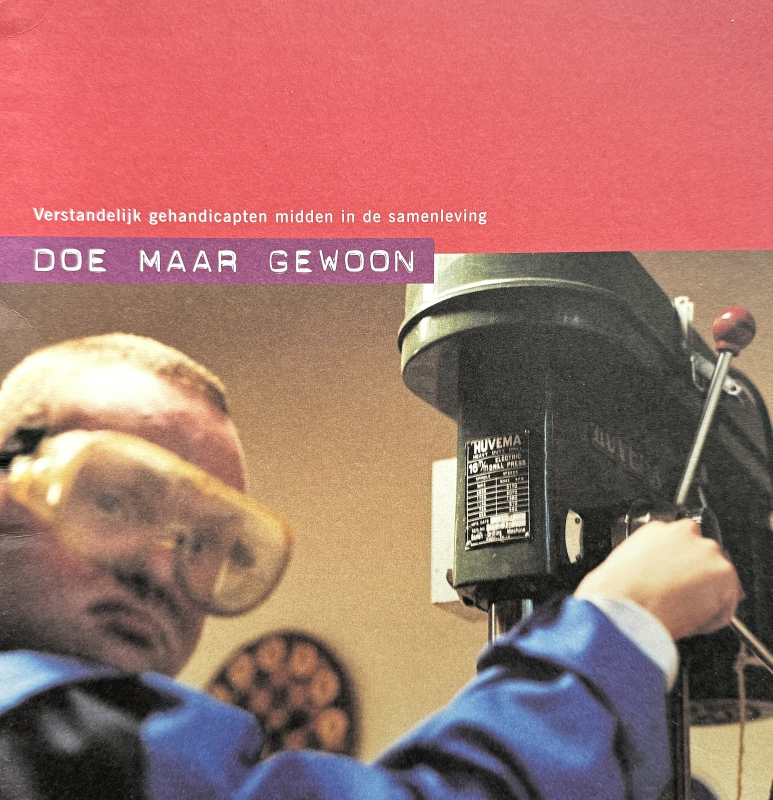
#> input picture web/pages/IMG_9724.jpg, 1545 x 1600 px (shown at 1/2 size); its folder holds 4 pictures in this run
$ python process.py web/pages/IMG_9724.jpg
#> lines starting #> are read from the running program, lines starting #| are printed output that depends on the picture
"""Rechtzetten + beeldverbetering van de boekpagina's.

Stappen per pagina:
  1. perspectief rechtzetten op de gevonden paginahoeken (volle resolutie)
  2. randjes achtergrond wegsnijden; omslagen bijsnijden tot dezelfde verhouding
  3. belichting egaliseren: glad lichtveld geschat uit het papier zelf (wit + rood + magenta vel,
     elk met eigen kleurwaarde), alleen een brede gradiënt; inhoud blijft onaangetast
  4. witbalans + belichting: papier naar één consistente licht warme gebroken-wit tint;
     pagina's zonder wit papier ijken op het rode/magenta papier van de rest van het boek
  5. zwartpunt (sluier van strooilicht/glans weg), lichte S-curve en vibrance
  6. ruisonderdrukking: kleurruis sterk, luminantie licht (papierstructuur blijft)
  7. volle resolutie bewaren + webversie (verkleind met anti-aliasing en licht verscherpt)

Gebruik:  python process.py analyse        -> stats.json
          python process.py render [namen] -> verbeterde pagina's + webpagina's
"""
import os, sys, json
import numpy as np
import cv2

HERE = os.path.dirname(os.path.abspath(__file__))
SRC = os.path.join(HERE, '..', "losse foto's")
OUT_FULL = os.path.join(HERE, '..', "verbeterde pagina's (volle resolutie)")
OUT_WEB = os.path.join(HERE, 'web', 'pages')
OUT_HD = os.path.join(HERE, 'web', 'pages-hd')   # leesweergave (inzoomen op telefoon)
HD_W = 2400
OUT_CMP = os.path.join(HERE, 'vergelijk')

OUT_W, OUT_H = 1545, 1600          # webformaat (verhouding ~0,966 = mediane paginaverhouding)
ASPECT = OUT_W / OUT_H
PAPER_TARGET = np.array([236, 234, 227], np.float32)   # sRGB (R,G,B): licht warm gebroken wit
BLACK_TARGET = 20.0                                     # sRGB-waarde voor de donkerste inkt
CROP_TO_ASPECT = {'IMG_9724', 'IMG_9725', 'IMG_9799'}  # omslagen en binnenkant omslag
KEEP_BALANCE = {'IMG_9724', 'IMG_9799'}                 # buitenomslag (glanzend karton)
LUMA_W = np.array([0.0722, 0.7152, 0.2126], np.float32)  # BGR


# ---------- kleurruimte ----------
def srgb_to_lin(v):
    v = v.astype(np.float32) / 255.0
    return np.where(v <= 0.04045, v / 12.92, ((v + 0.055) / 1.055) ** 2.4).astype(np.float32)


def lin_to_srgb(v):
    v = np.clip(v, 0, None)
    s = np.where(v <= 0.0031308, v * 12.92, 1.055 * np.power(v, 1 / 2.4) - 0.055)
    return np.clip(s * 255.0, 0, 255).astype(np.float32)


# ---------- geometrie ----------
def load_full(name):
    fn = [f for f in os.listdir(SRC) if f.split('.')[0] == name][0]
    return cv2.imdecode(np.fromfile(os.path.join(SRC, fn), np.uint8), cv2.IMREAD_COLOR)


def warp_page(img, corners1400):
    h, w = img.shape[:2]
    s = w / 1400.0
    c = np.array(corners1400, np.float32) * s
    wn = int(round((np.linalg.norm(c[1] - c[0]) + np.linalg.norm(c[2] - c[3])) / 2))
    hn = int(round((np.linalg.norm(c[3] - c[0]) + np.linalg.norm(c[2] - c[1])) / 2))
    dst = np.array([[0, 0], [wn - 1, 0], [wn - 1, hn - 1], [0, hn - 1]], np.float32)
    M = cv2.getPerspectiveTransform(c, dst)
    return cv2.warpPerspective(img, M, (wn, hn), flags=cv2.INTER_LANCZOS4, borderMode=cv2.BORDER_REPLICATE)


def sliver_trim(page, max_frac=0.012):
    """Snij smalle donkere randjes (graniet/schaduw van onderliggende vellen) weg."""
    g = cv2.cvtColor(page, cv2.COLOR_BGR2GRAY).astype(np.float32)
    H, W = g.shape
    trims = {}
    for side in ('top', 'bottom', 'left', 'right'):
        if side in ('top', 'bottom'):
            band = g if side == 'top' else g[::-1]
            n = int(H * max_frac) + 1
            segs = np.array_split(np.arange(int(W * 0.08), int(W * 0.92)), 12)
            profs = [band[:n + 40, s].mean(axis=1) for s in segs]
        else:
            band = g if side == 'left' else g[:, ::-1]
            n = int(W * max_frac) + 1
            segs = np.array_split(np.arange(int(H * 0.08), int(H * 0.92)), 12)
            profs = [band[s, :n + 40].mean(axis=0) for s in segs]
        ts = []
        for prof in profs:
            ref = np.median(prof[n:n + 40])
            dark = prof[:n] < 0.82 * ref
            t = 0
            while t < n and dark[t]:
                t += 1
            ts.append(t)
        trims[side] = int(np.median(ts))
    t, b, l, r = trims['top'], trims['bottom'], trims['left'], trims['right']
    return page[t:H - b if b else H, l:W - r if r else W], trims


def crop_aspect(page):
    H, W = page.shape[:2]
    if W / H > ASPECT:
        nw = int(round(H * ASPECT)); x0 = (W - nw) // 2
        return page[:, x0:x0 + nw]
    nh = int(round(W / ASPECT)); y0 = (H - nh) // 2
    return page[y0:y0 + nh]


def repair_edges(page, spine):
    """Dunne donkere randjes en lijnen langs de buitenranden (omgekrulde hoek, papierrand van een
    onderliggend vel, graniet, rood omslag eronder) wegsnijden: per buitenrand de diepste lijn
    zoeken die evenwijdig aan de rand loopt en net daarbinnen afsnijden. Kost hooguit ~1,2% lege
    papiermarge en geeft geen retoucheersporen."""
    H, W = page.shape[:2]
    band = max(8, int(round(0.025 * min(H, W))))       # zoekzone ~2,5% van de pagina
    probe = band + max(4, band // 4)
    L = cv2.cvtColor(page, cv2.COLOR_BGR2LAB)[..., 0].astype(np.float32)
    Ls = cv2.GaussianBlur(L, (0, 0), 1.0)
    near = max(3, int(0.0015 * min(H, W)))              # lijnen mogen iets schuin lopen
    cut = {}
    for e in ('top', 'bottom', 'left', 'right'):
        if e == spine:
            continue
        if e in ('top', 'bottom'):
            strip = Ls[:probe + 3] if e == 'top' else Ls[::-1][:probe + 3]
        else:
            strip = (Ls[:, :probe + 3] if e == 'left' else Ls[:, ::-1][:, :probe + 3]).T
        ref = cv2.blur(strip[probe:probe + 3].mean(0, keepdims=True), (31, 1))   # papier iets naar binnen
        # licht papier: ook lichte lijnen tellen; gekleurd papier (rood/paars vel): alleen echt donker (graniet)
        st = strip[:probe]
        dark = (((st < 0.9 * ref) & (ref > 150)) | ((st < 0.55 * ref) & (ref > 90))).astype(np.uint8)
        dark[band:] = 0
        # schuine lijnen aaneensluiten, dan alleen houden wat over een flink stuk langs de rand loopt
        dark = cv2.dilate(dark, np.ones((2 * near + 1, 1), np.uint8))
        klen = max(15, int(0.04 * strip.shape[1]))
        dark = cv2.morphologyEx(dark, cv2.MORPH_OPEN, np.ones((1, klen), np.uint8)) > 0
        dark[band:] = False
        has = dark.any(axis=0)
        if has.mean() < 0.04:
            cut[e] = 0
            continue
        deep = band - np.argmax(dark[:band][::-1], axis=0)
        cut[e] = int(min(band, np.percentile(deep[has], 98) + 2))
    t, b, l, r = (cut.get(k, 0) for k in ('top', 'bottom', 'left', 'right'))
    # verhouding behouden: wat er aan de ene kant af gaat, gaat ook van de andere buitenrand af
    h2, w2 = H - t - b, W - l - r
    want = W / H
    if w2 / h2 > want + 1e-4:                       # te breed: extra van de buitenzijde
        extra = int(round(w2 - h2 * want))
        if spine == 'left': r += extra
        elif spine == 'right': l += extra
        else: l += extra // 2; r += extra - extra // 2
    elif w2 / h2 < want - 1e-4:                     # te smal: extra van boven/onder
        extra = int(round(h2 - w2 / want))
        t += extra // 2; b += extra - extra // 2
    cut = {'top': t, 'bottom': b, 'left': l, 'right': r}
    return page[t:H - b, l:W - r], cut


SPINE = {}   # naam -> 'left' / 'right' / None (omslagen), gevuld vanuit quads_refined.json


def geometry(name, corners):
    page = warp_page(load_full(name), corners)
    page, trims = sliver_trim(page)
    if name in CROP_TO_ASPECT:
        page = crop_aspect(page)
    page, _ = repair_edges(page, SPINE.get(name))
    return page, trims


# ---------- analyse ----------
# [18 lines left out: function paper_classes, not called in this run]


def design(x, y, deg):
    cols = []
    for d in range(1, deg + 1):
        for i in range(d + 1):
            cols.append((x - .5) ** (d - i) * (y - .5) ** i)
    return np.stack(cols, 1) if cols else np.zeros((len(x), 0))


# [44 lines left out: function fit_light, not called in this run]


def light_gain(field, H, W):
    """Vermenigvuldigingskaart (volle grootte) die het lichtveld vlak trekt; geen extrapolatie buiten
    het gemeten bereik."""
    if field is None:
        return None
    gx, gy = np.meshgrid(np.linspace(0, 1, 96), np.linspace(0, 1, 96))
    F = design(gx.ravel(), gy.ravel(), field['deg']) @ np.array(field['poly'])
    F = np.clip(F, field['lo'] - 0.02, field['hi'] + 0.02).reshape(96, 96)
    ref = (field['lo'] + field['hi']) / 2
    G = np.clip(np.exp(-(F - ref)), 0.8, 1.25).astype(np.float32)
    return cv2.resize(G, (W, H), interpolation=cv2.INTER_CUBIC)


# [55 lines left out: functions class_medians, analyse_one, compute_gains, not called in this run]


def tone(lin, dark_lin, paper_lin):
    """Zwartpunt naar BLACK_TARGET met papier vast (op luminantie, kleurverhoudingen blijven gelijk);
    daarna milde S-curve en vibrance (in sRGB/Lab)."""
    b_t = float(srgb_to_lin(np.array([BLACK_TARGET]))[0])
    # alleen als er echt donkere inkt/schaduw is (sRGB < ~75); maximaal tot sRGB ~60 optrekken
    if dark_lin < 0.07:
        B = min(dark_lin, 0.045)
        if B > b_t:
            Y = lin @ LUMA_W
            k = (paper_lin - b_t) / (paper_lin - B)
            Yn = np.where(Y > B, (Y - B) * k + b_t, Y * (b_t / B))
            lin = lin * (Yn / np.maximum(Y, 1e-5))[..., None]
    s = lin_to_srgb(lin) / 255.0
    # milde S-curve rond het middengrijs; papier (~0,92) en zwart blijven vrijwel gelijk
    s = np.clip(s, 0, 1)
    s = s + 0.06 * np.sin(np.pi * s) * (s - 0.5) * 2 * (1 - s) * 1.6
    s8 = np.clip(s * 255, 0, 255).astype(np.uint8)
    lab = cv2.cvtColor(s8, cv2.COLOR_BGR2LAB).astype(np.float32)
    a = lab[..., 1] - 128; b = lab[..., 2] - 128
    c = np.hypot(a, b)
    boost = 1 + 0.10 * np.clip(1 - c / 45, 0, 1)        # vibrance: alleen weinig verzadigde (foto)kleuren
    lab[..., 1] = 128 + a * boost; lab[..., 2] = 128 + b * boost
    return cv2.cvtColor(np.clip(lab, 0, 255).astype(np.uint8), cv2.COLOR_LAB2BGR)


def denoise(bgr8, strong=False):
    ycc = cv2.cvtColor(bgr8, cv2.COLOR_BGR2YCrCb)
    y, cr, cb = cv2.split(ycc)
    # kleurruis: randbehoudend gladstrijken van de chroma, gestuurd door de luminantie
    cr = cv2.ximgproc.guidedFilter(y, cr, 4, 40) if hasattr(cv2, 'ximgproc') else cv2.bilateralFilter(cr, 7, 12, 5)
    cb = cv2.ximgproc.guidedFilter(y, cb, 4, 40) if hasattr(cv2, 'ximgproc') else cv2.bilateralFilter(cb, 7, 12, 5)
    # luminantie: lichte NLM (sigma ~1-3 op 8 bit)
    y = cv2.fastNlMeansDenoising(y, None, h=3.0 if strong else 2.2, templateWindowSize=5, searchWindowSize=15)
    return cv2.cvtColor(cv2.merge([y, cr, cb]), cv2.COLOR_YCrCb2BGR)


def unsharp(bgr8, sigma, amount, thresh=2):
    f = bgr8.astype(np.float32)
    blur = cv2.GaussianBlur(f, (0, 0), sigma)
    d = f - blur
    d = np.where(np.abs(d) < thresh, 0, d)
    return np.clip(f + amount * d, 0, 255).astype(np.uint8)


def render_one(args):
    name, corners, st, gain = args
    page, _ = geometry(name, corners)
    H, W = page.shape[:2]
    lin = srgb_to_lin(page)
    G = light_gain(st['field'], H, W)
    if G is not None:
        lin *= G[..., None]
    lin *= np.array(gain, np.float32)
    paper_lin = float(srgb_to_lin(PAPER_TARGET.reshape(1, 3))[0] @ np.array([0.2126, 0.7152, 0.0722]))
    dark = st['dark'] * float(np.array(gain) @ LUMA_W)
    out = tone(lin, dark, paper_lin)
    del lin
    out = denoise(out)
    full = unsharp(out, 1.2, 0.25, 3)
    os.makedirs(OUT_FULL, exist_ok=True)
    cv2.imencode('.jpg', full, [cv2.IMWRITE_JPEG_QUALITY, 93])[1].tofile(os.path.join(OUT_FULL, name + '.jpg'))
    hd_h = int(round(HD_W * OUT_H / OUT_W))
    hd = unsharp(cv2.resize(out, (HD_W, hd_h), interpolation=cv2.INTER_AREA), 1.0, 0.3, 3)
    os.makedirs(OUT_HD, exist_ok=True)
    cv2.imencode('.jpg', hd, [cv2.IMWRITE_JPEG_QUALITY, 80, cv2.IMWRITE_JPEG_PROGRESSIVE, 1])[1].tofile(os.path.join(OUT_HD, name + '.jpg'))
    web = cv2.resize(out, (OUT_W, OUT_H), interpolation=cv2.INTER_AREA)
    web = unsharp(web, 0.8, 0.35, 3)
    os.makedirs(OUT_WEB, exist_ok=True)
    cv2.imencode('.jpg', web, [cv2.IMWRITE_JPEG_QUALITY, 86, cv2.IMWRITE_JPEG_PROGRESSIVE, 1])[1].tofile(os.path.join(OUT_WEB, name + '.jpg'))
    # vergelijking: zelfde uitsnede zonder verbetering, naast elkaar
    raw = cv2.resize(page, (OUT_W, OUT_H), interpolation=cv2.INTER_AREA)
    os.makedirs(OUT_CMP, exist_ok=True)
    cmp_ = np.concatenate([raw, np.full((OUT_H, 12, 3), 255, np.uint8), web], 1)
    cmp_ = cv2.resize(cmp_, (cmp_.shape[1] // 2, cmp_.shape[0] // 2), interpolation=cv2.INTER_AREA)
    cv2.imencode('.jpg', cmp_, [cv2.IMWRITE_JPEG_QUALITY, 88])[1].tofile(os.path.join(OUT_CMP, name + '.jpg'))
    return name


for _n, _v in json.load(open(os.path.join(HERE, 'quads_refined.json'))).items():
#> (reads quads_refined.json from the repository)
    SPINE[_n] = {'L': 'right', 'R': 'left'}.get(_v['side'])

if __name__ == '__main__':
    from multiprocessing import Pool
    Qr = json.load(open(os.path.join(HERE, 'quads_refined.json')))
    mode = sys.argv[1]
    if mode == 'analyse':
        with Pool(6) as p:
            stats = dict(p.map(analyse_one, [(n, v['corners']) for n, v in sorted(Qr.items())]))
        gains, refs, how = compute_gains(stats)
        json.dump({'stats': stats, 'gains': gains, 'refs': refs, 'how': how}, open(os.path.join(HERE, 'stats.json'), 'w'), indent=1)
        for n in sorted(stats):
            s = stats[n]
            f = s['field']
            print(n, 'wit%.0f rood%.0f mag%.0f' % tuple(100 * f for f in s['frac']), 'licht max/min %.2f' % (0 if not f else np.exp(f['hi'] - f['lo'])), 'cls', None if not f else f['classes'],
                  'gain', np.round(gains[n], 2), how[n], 'trim', s['trims'])
        print('refs', refs)
    else:
        data = json.load(open(os.path.join(HERE, 'stats.json')))
#> (reads stats.json from the repository)
        names = sys.argv[2:] or sorted(Qr)
        jobs = [(n, Qr[n]['corners'], data['stats'][n], data['gains'][n]) for n in names]
        with Pool(5) as p:
            for n in p.imap_unordered(render_one, jobs):
#> in warp_page, `h, w = img.shape[:2]`: h = 1600; w = 1545
#> in warp_page, `s = w / 1400.0`: s = 1.1
#> in warp_page, `c = np.array(corners1400, np.float32) * s`: c = [[219.2, 63.79], [1314.4, 67.32], [1315.6, 1120.5], [214.5, 1100.4]]
#> in warp_page, `wn = int(round((np.linalg.norm(c[1] - c[0]) + np.linalg.norm(c[2] - c[..`: wn = 1098
#> in warp_page, `hn = int(round((np.linalg.norm(c[3] - c[0]) + np.linalg.norm(c[2] - c[..`: hn = 1045
#> in warp_page, `dst = np.array([[0, 0], [wn - 1, 0], [wn - 1, hn - 1], [0, hn - 1]], n..`: dst = [[0, 0], [1097, 0], [1097, 1044], [0, 1044]]
#> in warp_page, `M = cv2.getPerspectiveTransform(c, dst)`: M = [[1.02, 0.00457, -224.1], [-0.00328, 1.02, -64.09], [1.45e-05, 5.22e-06, 1]]
#> in geometry, `page = warp_page(load_full(name), corners)`:
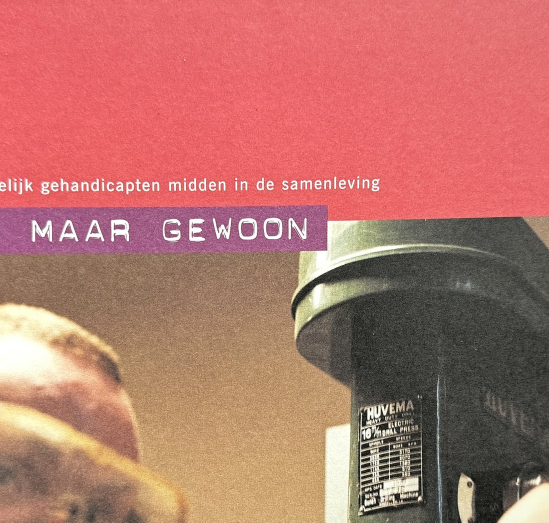
#> page: shape (1045, 1098, 3) (shown at 1/2 size); mean of channels 0, 1, 2 107.2, 116.8, 182.1; drawn as B, G, R
#> in sliver_trim, `g = cv2.cvtColor(page, cv2.COLOR_BGR2GRAY).astype(np.float32)`:
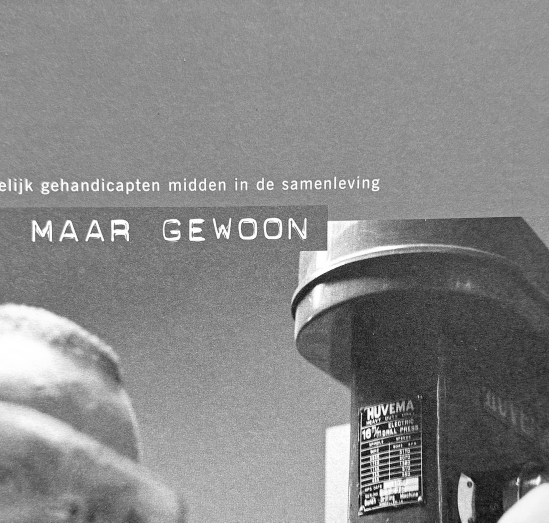
#> g: shape (1045, 1098) float32 (shown at 1/2 size); min 0, max 255, mean 135.2
#> in geometry, `page, trims = sliver_trim(page)`: trims = {'top': 0, 'bottom': 0, 'left': 0, 'right': 0}
#> in geometry, `page = crop_aspect(page)`:
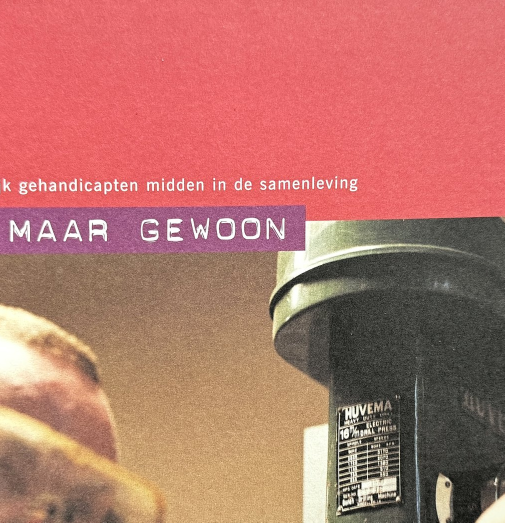
#> page: shape (1045, 1009, 3) (shown at 1/2 size); mean of channels 0, 1, 2 106.7, 116.6, 182.2; drawn as B, G, R
#> in repair_edges, `L = cv2.cvtColor(page, cv2.COLOR_BGR2LAB)[..., 0].astype(np.float32)`:
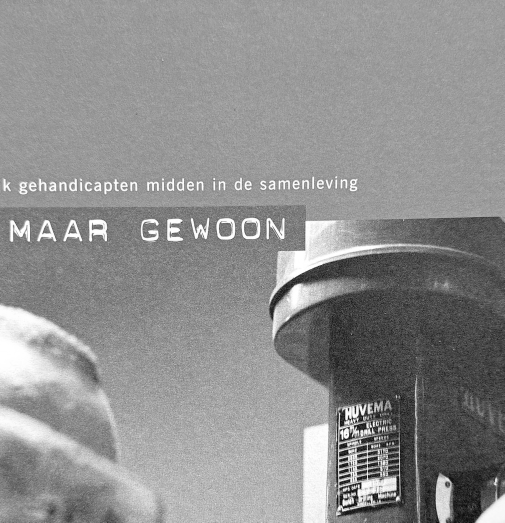
#> L: shape (1045, 1009) float32 (shown at 1/2 size); min 0, max 255, mean 143.1
#> (the run stopped early here; a loop or call above may not have finished)
